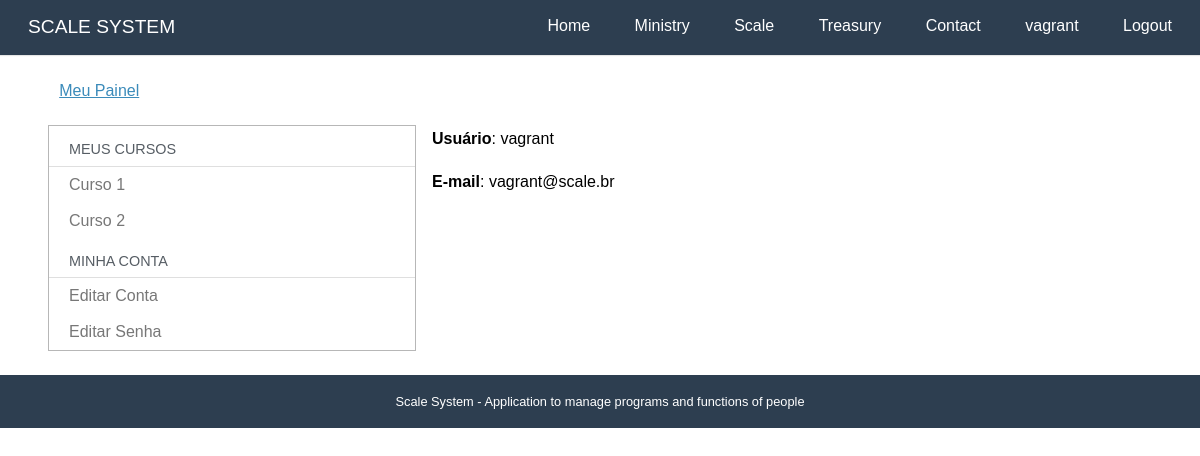
Page /conta/ (signed in) on the earlier database version.
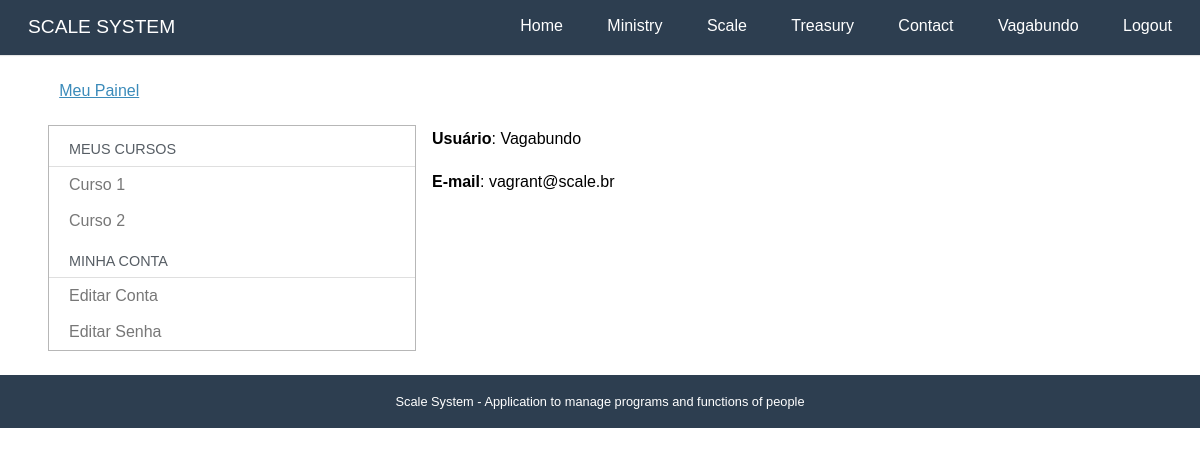
Same page on the later database version.
### accounts/models.py (models this page shows, shortened)
class User(AbstractBaseUser, PermissionsMixin):
    username = models.CharField(_('User Name'), max_length=30, unique=True,
        validators = [validators.RegexValidator(re.compile('^[\w.@+-]+$'),
            'O nome de usuário não pode conter letras, digitos ou os seguintes caracteres: @/./+/-/+')])
    email = models.EmailField(_('E-mail'), unique=True)
    name = models.CharField(_('Name'), max_length=100, blank=True)
    telefone = PhoneNumberField(_("Telegram Phone Number"), blank=True)
    name_telegram = models.SlugField(_("Telegram User Name"), blank=True)
    id_telegram = models.SlugField(_("Telegram ID"), blank=True)
    is_active = models.BooleanField(_('Is Active?'), blank=True, default=True)
    is_staff = models.BooleanField(_('Is Staff?'), blank=True, default=False)
    date_joined = models.DateTimeField(_('Entry date'), auto_now_add = True)
    first_access = models.BooleanField(_('Already logged in?'), blank=True, default=False)
    objects = UserManager()
    USERNAME_FIELD  = 'username'
    REQUIRED_FIELDS = ['email']
    def __str__(self):
        return self.name or self.username
    def get_full_name(self):
        return str(self)
    def get_first_name(self):
        return self.get_full_name().split()[0]
    class Meta:
        verbose_name= 'Usuário'
        verbose_name_plural = 'Usuários'
        ordering = ['username']

### accounts/views.py (the view)
# urls.py: path('', views.dashboard,  name='dashboard'),
@login_required
def dashboard(request):
    template_name = 'accounts/dashboard.html'
    return render(request, template_name)

### accounts/templates/accounts/dashboard.html
{% extends "base.html" %}
{% block content %}
<div class="pure-g-r content-ribbon">
    <div class="pure-u-1">
        <ul class="breadcrumb">
            {% block breadcrumb %}
            <li><a href="{% url 'accounts:dashboard' %}">Meu Painel</a></li>
            {% endblock %}
        </ul>
    </div>
    <div class="pure-u-1-3">
        <div class="pure-menu pure-menu-open">
            <a class="pure-menu-heading">Meus Cursos</a>
            <ul>
                <li><a href="#">Curso 1</a></li>
                <li><a href="#">Curso 2</a></li>
                <li class="pure-menu-heading">Minha Conta</li>
                <li><a href="{% url 'accounts:edit' %}">Editar Conta</a></li>
                <li><a href="{% url 'accounts:edit_password' %}">Editar Senha</a></li>
            </ul>
        </div>
    </div>
    <div class="pure-u-2-3">
        <div class="inner">
            {% block dashboard_content %}
            <p><strong>Usuário</strong>: {{ user }}</p>
            <p><strong>E-mail</strong>: {{ user.email }}</p>
            {% endblock %}
        </div>
    </div>
</div>
{% endblock %}

### core/templates/base.html (shortened to what this page needs)
<!doctype html>
{% load static %}
{% load i18n %}
<html lang="en">
<head>
    <link rel="stylesheet" href="{% static 'core/css/pure-min.css' %}">
    <link rel="stylesheet" href="{% static 'core/css/styles.css' %}" />
</head>
<body>
    <div class="header">
        <div class="home-menu pure-menu pure-menu-open pure-menu-horizontal pure-menu-fixed">
            <a class="pure-menu-heading" href="{% url 'core:home' %}">{% translate "SCALE SYSTEM"%}</a>
            <ul>
                <li class="pure-menu-selected"><a href="{% url 'core:home' %}">{% translate "Home" %}</a></li>
                {% if user.is_authenticated %}
                <li><a href="#">{% translate "Ministry" %}</a></li>
                <li><a href="#">{% translate "Scale" %}</a></li>
                <li><a href="#">{% translate "Treasury" %}</a></li>
                {% endif %}
                <li><a href="{% url 'core:contact' %}">{% translate "Contact" %}</a></li>
                {% if user.is_authenticated %}
                <li><a href="{% url 'accounts:dashboard' %}">{{user.get_first_name}}</a></li>
                <li><a href="{% url 'accounts:logout' %}">{% translate "Logout" %}</a></li>
                {% else %}
                <li><a href="{% url 'accounts:login' %}">{% translate "Login" %}</a></li>
                {% endif %}
            </ul>
        </div>
    </div>
    <div class="content">
        {% block content %}{% endblock %}
        <div class="footer">
            {% translate 'Scale System - Application to manage programs and functions of people' %}
        </div>
    </div>
</body>
</html>

Differences in the rows shown:
changed User "vagrant@scale.br": get_first_name "vagrant" → "Vagabundo"; name "vagrant" → "Vagabundo"
